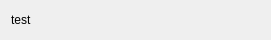
<?xml version="1.0" encoding="UTF-8"?>
<ui version="4.0">
 <class>remindwidget</class>
 <widget class="QWidget" name="remindwidget">
  <property name="geometry">
   <rect>
    <x>0</x>
    <y>0</y>
    <width>271</width>
    <height>40</height>
   </rect>
  </property>
  <property name="windowTitle">
   <string>Form</string>
  </property>
  <layout class="QVBoxLayout" name="verticalLayout">
   <item>
    <widget class="QLabel" name="label">
     <property name="text">
      <string>test</string>
     </property>
    </widget>
   </item>
  </layout>
 </widget>
 <resources/>
 <connections/>
</ui>
